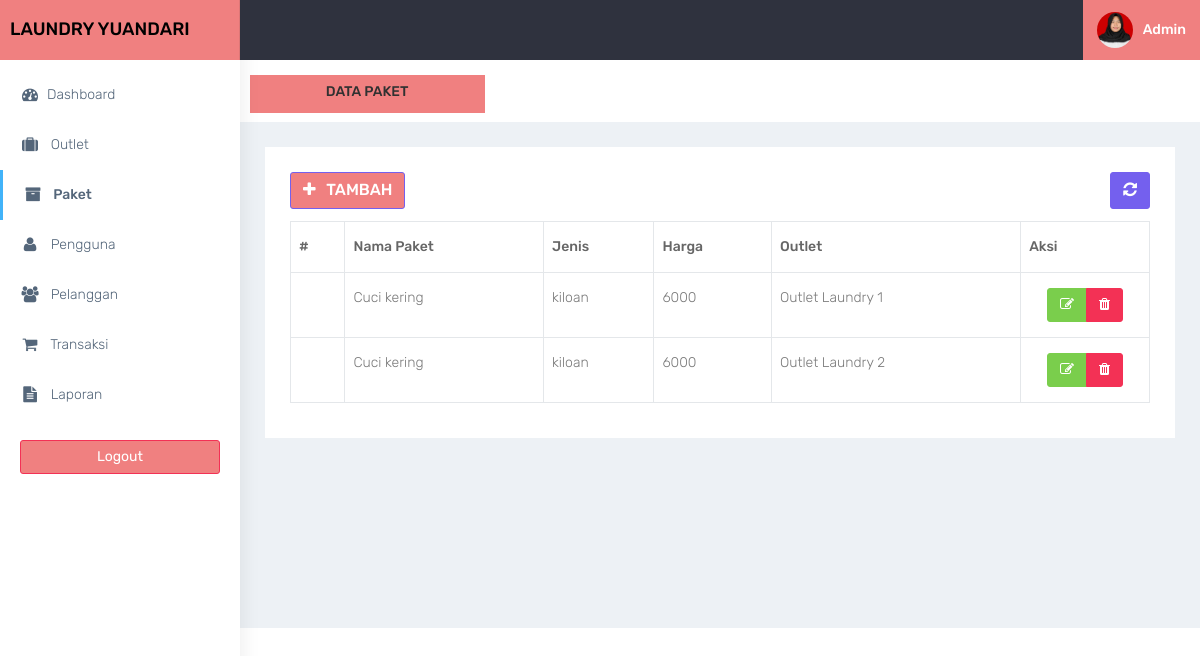
/admin/paket.php (signed in), run on the app's committed database.
### tables this page shows
CREATE TABLE `paket` (
  `id_paket` int(11) NOT NULL,
  `jenis_paket` enum('kiloan','selimut','bedcover','kaos','lain') DEFAULT NULL,
  `nama_paket` varchar(100) DEFAULT NULL,
  `harga` int(11) DEFAULT NULL,
  `outlet_id` int(11) DEFAULT NULL
);

CREATE TABLE `outlet` (
  `id_outlet` int(11) NOT NULL,
  `nama_outlet` varchar(100) DEFAULT NULL,
  `alamat_outlet` text DEFAULT NULL,
  `telp_outlet` varchar(15) DEFAULT NULL
);

### admin/functions.php (called while the page is built, shortened)
<?php
function ambildata($conn,$query){
    $data = mysqli_query($conn,$query);
    if (mysqli_num_rows($data) > 0) {
        while($row = mysqli_fetch_assoc($data)){
        $hasil[] = $row;
    }
    return $hasil;
    }
}
?>

### admin/paket.php (the view, shortened to what this page needs)
<?php
$title = 'paket';
require 'functions.php';
require 'layout_header.php';
$query = 'SELECT outlet.nama_outlet ,paket.* FROM paket INNER JOIN outlet ON paket.outlet_id = outlet.id_outlet';
$data = ambildata($conn,$query);
?>
<div class="container-fluid">
    <div class="row bg-title">
        <div class="col-lg-3 col-md-4 col-sm-4 col-xs-12" style="background-color: lightcoral" align="center" >
            <h4 class="page-title">Data <?= htmlspecialchars($title); ?></h4> </div>
    </div>
    <div class="row" >
        <div class="col-md-12 col-lg-12 col-sm-12 col-xs-12" >
            <div class="white-box">
                <div class="row">
                    <div class="col-md-6">
                        <a style="background-color: lightcoral" align="center" href="paket_tambah.php" class="btn btn-primary box-title"><i class="fa fa-plus fa-fw"></i> Tambah</a>
                    </div>
                    <div class="col-md-6 text-right">
                        <button id="btn-refresh" class="btn btn-primary box-title text-right" title="Refresh Data"><i class="fa fa-refresh" id="ic-refresh"></i></button>
                    </div>
                </div>
                <div class="table-responsive">
                    <table class="table table-bordered thead-dark" id="table">
                        <thead class="thead-dark">
                            <tr>
                                <th>#</th>
                                <th>Nama Paket</th>
                                <th>Jenis</th>
                                <th>Harga</th>
                                <th>Outlet</th>
                                <th width="15%">Aksi</th>
                            </tr>
                        </thead>
                        <tbody>
                            <?php foreach($data as $paket): ?>
                                <tr>
                                    <td></td>
                                    <td><?= htmlspecialchars($paket['nama_paket']); ?></td>
                                    <td><?= htmlspecialchars($paket['jenis_paket']); ?></td>
                                    <td><?= htmlspecialchars($paket['harga']); ?></td>
                                    <td><?= htmlspecialchars($paket['nama_outlet']); ?></td>
                                    <td align="center">
                                        <div class="btn-group" role="group" aria-label="Basic example">
                                          <a href="paket_edit.php?id=<?= htmlspecialchars($paket['id_paket']); ?>" data-toggle="tooltip" data-placement="bottom" title="Edit" class="btn btn-success"><i class="fa fa-edit"></i></a>
                                          <a href="paket_hapus.php?id=<?= htmlspecialchars($paket['id_paket']); ?>" onclick="return confirm('Apakah yakin menghapus data paket ? ');" data-toggle="tooltip" data-placement="bottom" title="Hapus" class="btn btn-danger"><i class="fa fa-trash"></i></a>
                                        </div>
                                    </td>
                                </tr>
                            <?php endforeach; ?>
                        </tbody>
                    </table>
                </div>
            </div>
        </div>
    </div>
</div>
<?php
require'layout_footer.php';

### assets/css/colors/default.css (style rules this page uses)
body { background: #fff; }

### data on the page
paket: nama_paket "Cuci kering", jenis_paket "kiloan", harga "6000", outlet.nama_outlet "Outlet Laundry 1"
paket: nama_paket "Cuci kering", jenis_paket "kiloan", harga "6000", outlet.nama_outlet "Outlet Laundry 2"

### other printed values
$title "PAKET"
